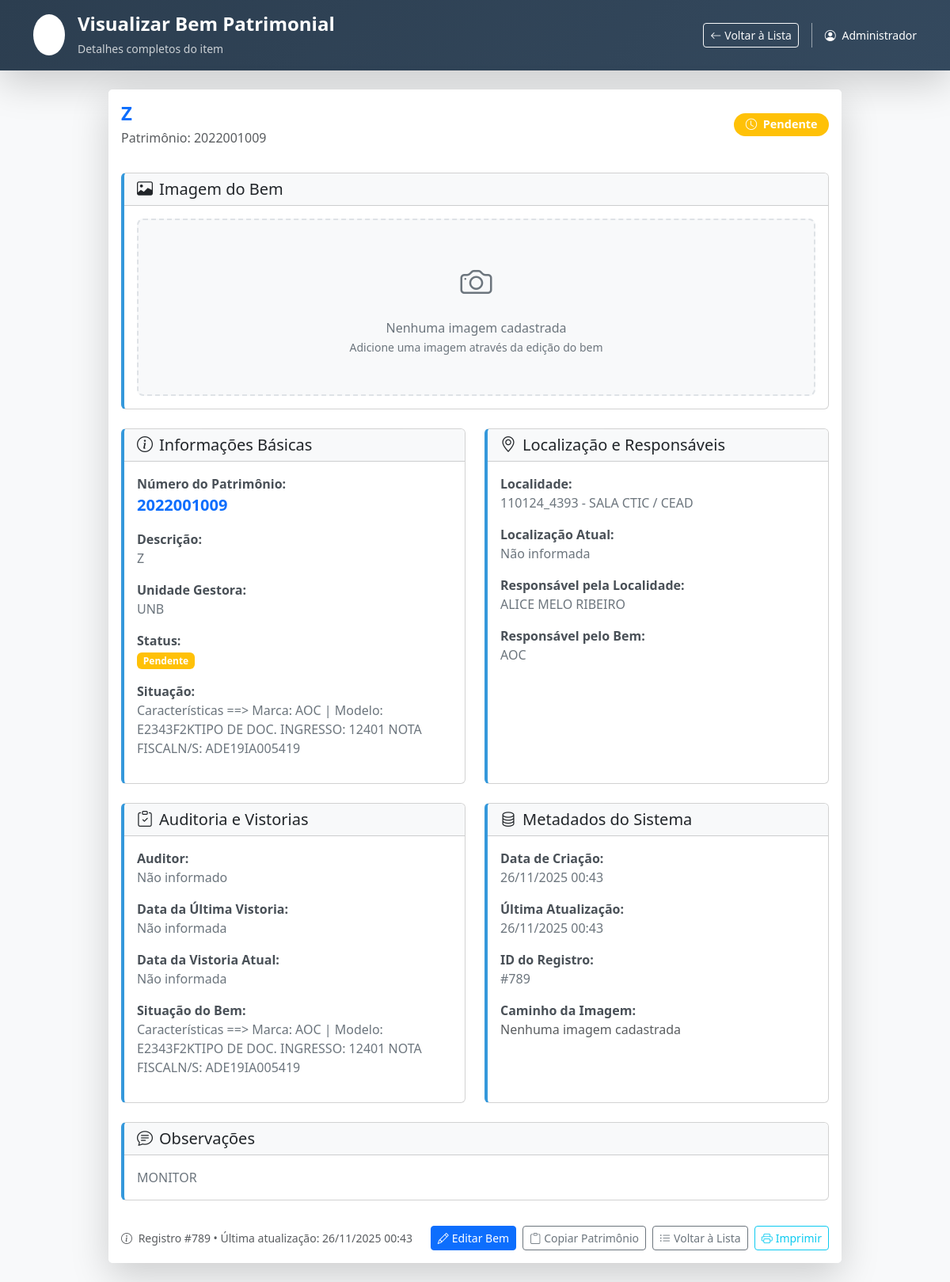
Page /visualizar_bem.php?id=789 (signed in) on the committed database.
### tables this page shows
CREATE TABLE `bens` (
  `id` int(11) NOT NULL AUTO_INCREMENT,
  `unidade_gestora` varchar(200) DEFAULT NULL,
  `localidade` varchar(200) DEFAULT NULL,
  `responsavel_localidade` varchar(100) DEFAULT NULL,
  `numero_patrimonio` varchar(100) NOT NULL,
  `descricao` text DEFAULT NULL,
  `observacoes` text DEFAULT NULL,
  `status` enum('Localizado','Pendente') DEFAULT 'Pendente',
  `situacao` text DEFAULT NULL,
  `responsavel_bem` varchar(100) DEFAULT NULL,
  `auditor` varchar(100) DEFAULT NULL,
  `data_ultima_vistoria` date DEFAULT NULL,
  `data_vistoria_atual` date DEFAULT NULL,
  `imagem` varchar(255) DEFAULT NULL,
  `localizacao_atual` varchar(200) DEFAULT NULL,
  `data_criacao` timestamp NOT NULL DEFAULT current_timestamp(),
  `data_atualizacao` timestamp NOT NULL DEFAULT current_timestamp() ON UPDATE current_timestamp(),
  PRIMARY KEY (`id`),
  UNIQUE KEY `numero_patrimonio` (`numero_patrimonio`)
);

### visualizar_bem.php (the view, shortened to what the rows shown need)
<?php
$database = new Database();
$db = $database->getConnection();
$query = "SELECT * FROM bens WHERE id = :id";
$stmt = $db->prepare($query);
$stmt->execute([':id' => $_GET['id']]);
$bem = $stmt->fetch(PDO::FETCH_ASSOC);
function formatarData($data) {
    if (empty($data) || $data == '0000-00-00') return 'Não informada';
    return date('d/m/Y', strtotime($data));
}
function formatarDataHora($dataHora) {
    return date('d/m/Y H:i', strtotime($dataHora));
}
?>
<!DOCTYPE html>
<html lang="pt-br">
<head>
    <link href="https://cdn.jsdelivr.net/npm/bootstrap@5.3.0/dist/css/bootstrap.min.css" rel="stylesheet">
    <link rel="stylesheet" href="https://cdn.jsdelivr.net/npm/bootstrap-icons@1.11.0/font/bootstrap-icons.css">
</head>
<body class="bg-light">
    <header class="gradient-bg text-white shadow-lg no-print">
        <div class="container py-3">
            <div class="row align-items-center">
                <div class="col-md-6">
                    <div class="d-flex align-items-center">
                        <div>
                            <h1 class="h4 mb-1 fw-bold">Visualizar Bem Patrimonial</h1>
                        </div>
                    </div>
                </div>
            </div>
        </div>
    </header>
    <main class="container py-4">
        <div class="row justify-content-center">
            <div class="col-lg-10">
                <div class="card shadow-lg border-0 card-hover">
                    <div class="card-header bg-white py-3 border-0">
                        <div class="d-flex flex-column flex-md-row justify-content-between align-items-start align-items-md-center">
                            <div>
                                <h2 class="h4 mb-1 fw-bold text-primary">
                                    <?php echo htmlspecialchars($bem['descricao']); ?>
                                </h2>
                                <p class="text-muted mb-0">Patrimônio: <?php echo htmlspecialchars($bem['numero_patrimonio']); ?></p>
                            </div>
                            <div class="mt-2 mt-md-0">
                                <span class="badge status-badge rounded-pill <?php echo $bem['status'] === 'Localizado' ? 'bg-success' : 'bg-warning'; ?>">
                                    <i class="bi <?php echo $bem['status'] === 'Localizado' ? 'bi-check-circle' : 'bi-clock'; ?> me-1"></i>
                                    <?php echo htmlspecialchars($bem['status']); ?>
                                </span>
                            </div>
                        </div>
                    </div>
                    <div class="card-body">
                        <div class="row g-4">
                            <div class="col-md-6">
                                <div class="card info-card h-100">
                                    <div class="card-body">
                                        <div class="mb-3">
                                            <span class="field-label">Número do Patrimônio:</span>
                                            <div class="field-value fs-5 fw-bold text-primary">
                                                <?php echo htmlspecialchars($bem['numero_patrimonio']); ?>
                                            </div>
                                        </div>
                                        <div class="mb-3">
                                            <span class="field-label">Descrição:</span>
                                            <div class="field-value">
                                                <?php echo htmlspecialchars($bem['descricao']); ?>
                                            </div>
                                        </div>
                                        <div class="mb-3">
                                            <span class="field-label">Unidade Gestora:</span>
                                            <div class="field-value">
                                                <?php echo !empty($bem['unidade_gestora']) ? htmlspecialchars($bem['unidade_gestora']) : 'Não informada'; ?>
                                            </div>
                                        </div>
                                        <div class="mb-3">
                                            <div class="field-value">
                                                <span class="badge <?php echo $bem['status'] === 'Localizado' ? 'bg-success' : 'bg-warning'; ?>">
                                                    <?php echo htmlspecialchars($bem['status']); ?>
                                                </span>
                                            </div>
                                        </div>
                                        <div class="mb-3">
                                            <span class="field-label">Situação:</span>
                                            <div class="field-value">
                                                <?php echo !empty($bem['situacao']) ? htmlspecialchars($bem['situacao']) : 'Não informada'; ?>
                                            </div>
                                        </div>
                                    </div>
                                </div>
                            </div>
                            <div class="col-md-6">
                                <div class="card info-card h-100">
                                    <div class="card-body">
                                        <div class="mb-3">
                                            <span class="field-label">Localidade:</span>
                                            <div class="field-value">
                                                <?php echo !empty($bem['localidade']) ? htmlspecialchars($bem['localidade']) : 'Não informada'; ?>
                                            </div>
                                        </div>
                                        <div class="mb-3">
                                            <span class="field-label">Responsável pela Localidade:</span>
                                            <div class="field-value">
                                                <?php echo !empty($bem['responsavel_localidade']) ? htmlspecialchars($bem['responsavel_localidade']) : 'Não informado'; ?>
                                            </div>
                                        </div>
                                        <div class="mb-3">
                                            <span class="field-label">Responsável pelo Bem:</span>
                                            <div class="field-value">
                                                <?php echo !empty($bem['responsavel_bem']) ? htmlspecialchars($bem['responsavel_bem']) : 'Não informado'; ?>
                                            </div>
                                        </div>
                                    </div>
                                </div>
                            </div>
                            <div class="col-md-6">
                                <div class="card info-card h-100">
                                    <div class="card-body">
                                        <div class="mb-3">
                                            <span class="field-label">Data da Última Vistoria:</span>
                                            <div class="field-value">
                                                <?php echo formatarData($bem['data_ultima_vistoria']); ?>
                                            </div>
                                        </div>
                                        <div class="mb-3">
                                            <span class="field-label">Data da Vistoria Atual:</span>
                                            <div class="field-value">
                                                <?php echo formatarData($bem['data_vistoria_atual']); ?>
                                            </div>
                                        </div>
                                        <div class="mb-3">
                                            <span class="field-label">Situação do Bem:</span>
                                            <div class="field-value">
                                                <?php echo !empty($bem['situacao']) ? htmlspecialchars($bem['situacao']) : 'Não informada'; ?>
                                            </div>
                                        </div>
                                    </div>
                                </div>
                            </div>
                            <div class="col-md-6">
                                <div class="card info-card h-100">
                                    <div class="card-body">
                                        <div class="mb-3">
                                            <span class="field-label">Data de Criação:</span>
                                            <div class="field-value">
                                                <?php echo formatarDataHora($bem['data_criacao']); ?>
                                            </div>
                                        </div>
                                        <div class="mb-3">
                                            <span class="field-label">Última Atualização:</span>
                                            <div class="field-value">
                                                <?php echo formatarDataHora($bem['data_atualizacao']); ?>
                                            </div>
                                        </div>
                                        <div class="mb-3">
                                            <span class="field-label">ID do Registro:</span>
                                            <div class="field-value">
                                                #<?php echo $bem['id']; ?>
                                            </div>
                                        </div>
                                    </div>
                                </div>
                            </div>
                            <?php if (!empty($bem['observacoes'])): ?>
                            <div class="col-12">
                                <div class="card info-card">
                                    <div class="card-header bg-light">
                                        <h5 class="card-title mb-0">
                                            <i class="bi bi-chat-text me-2"></i>Observações
                                        </h5>
                                    </div>
                                    <div class="card-body">
                                        <div class="field-value">
                                            <?php echo nl2br(htmlspecialchars($bem['observacoes'])); ?>
                                        </div>
                                    </div>
                                </div>
                            </div>
                            <?php endif; ?>
                        </div>
                    </div>
                    <div class="card-footer bg-white border-0 py-3 no-print">
                        <div class="d-flex flex-column flex-md-row justify-content-between align-items-center gap-3">
                            <div class="text-muted">
                                <small>
                                    <i class="bi bi-info-circle me-1"></i>
                                    Registro #<?php echo $bem['id']; ?> •
                                    Última atualização: <?php echo formatarDataHora($bem['data_atualizacao']); ?>
                                </small>
                            </div>
                        </div>
                    </div>
                </div>
            </div>
        </div>
    </main>
</body>
</html>

### rows in the picture
bens: descricao "Z", numero_patrimonio "2022001009", status "Pendente", unidade_gestora "UNB", situacao "Características ==> Marca: AOC | Modelo: E2343F2KTIPO DE DOC. INGRESSO: 12401 NOTA FISCALN/S: ADE19IA005419", localidade "110124_4393 - SALA CTIC / CEAD", responsavel_localidade "ALICE MELO RIBEIRO", responsavel_bem "AOC", data_ultima_vistoria "Não informada", data_vistoria_atual "Não informada", data_criacao "26/11/2025 00:43", data_atualizacao "26/11/2025 00:43", id "789", observacoes "MONITOR"

### other values in the picture
$_SESSION['usuario_nome'] "Administrador"
